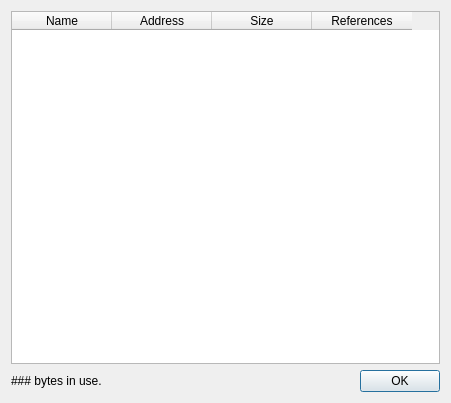
<?xml version="1.0" encoding="UTF-8"?>
<ui version="4.0">
 <class>GcDlg</class>
 <widget class="QDialog" name="GcDlg">
  <property name="geometry">
   <rect>
    <x>0</x>
    <y>0</y>
    <width>451</width>
    <height>403</height>
   </rect>
  </property>
  <property name="windowTitle">
   <string>Memory Usage</string>
  </property>
  <layout class="QGridLayout" name="gridLayout">
   <item row="0" column="0" colspan="3">
    <widget class="QTableWidget" name="table">
     <property name="frameShape">
      <enum>QFrame::StyledPanel</enum>
     </property>
     <property name="selectionBehavior">
      <enum>QAbstractItemView::SelectRows</enum>
     </property>
     <attribute name="horizontalHeaderShowSortIndicator" stdset="0">
      <bool>false</bool>
     </attribute>
     <attribute name="verticalHeaderVisible">
      <bool>false</bool>
     </attribute>
     <column>
      <property name="text">
       <string>Name</string>
      </property>
     </column>
     <column>
      <property name="text">
       <string>Address</string>
      </property>
     </column>
     <column>
      <property name="text">
       <string>Size</string>
      </property>
     </column>
     <column>
      <property name="text">
       <string>References</string>
      </property>
     </column>
    </widget>
   </item>
   <item row="1" column="0">
    <widget class="QLabel" name="labelTotal">
     <property name="text">
      <string>### bytes in use.</string>
     </property>
    </widget>
   </item>
   <item row="1" column="2">
    <widget class="QDialogButtonBox" name="buttonBox">
     <property name="orientation">
      <enum>Qt::Horizontal</enum>
     </property>
     <property name="standardButtons">
      <set>QDialogButtonBox::Ok</set>
     </property>
    </widget>
   </item>
   <item row="1" column="1">
    <spacer name="horizontalSpacer">
     <property name="orientation">
      <enum>Qt::Horizontal</enum>
     </property>
     <property name="sizeHint" stdset="0">
      <size>
       <width>40</width>
       <height>20</height>
      </size>
     </property>
    </spacer>
   </item>
  </layout>
 </widget>
 <resources/>
 <connections>
  <connection>
   <sender>buttonBox</sender>
   <signal>accepted()</signal>
   <receiver>GcDlg</receiver>
   <slot>accept()</slot>
   <hints>
    <hint type="sourcelabel">
     <x>248</x>
     <y>254</y>
    </hint>
    <hint type="destinationlabel">
     <x>157</x>
     <y>274</y>
    </hint>
   </hints>
  </connection>
  <connection>
   <sender>buttonBox</sender>
   <signal>rejected()</signal>
   <receiver>GcDlg</receiver>
   <slot>reject()</slot>
   <hints>
    <hint type="sourcelabel">
     <x>316</x>
     <y>260</y>
    </hint>
    <hint type="destinationlabel">
     <x>286</x>
     <y>274</y>
    </hint>
   </hints>
  </connection>
 </connections>
</ui>
